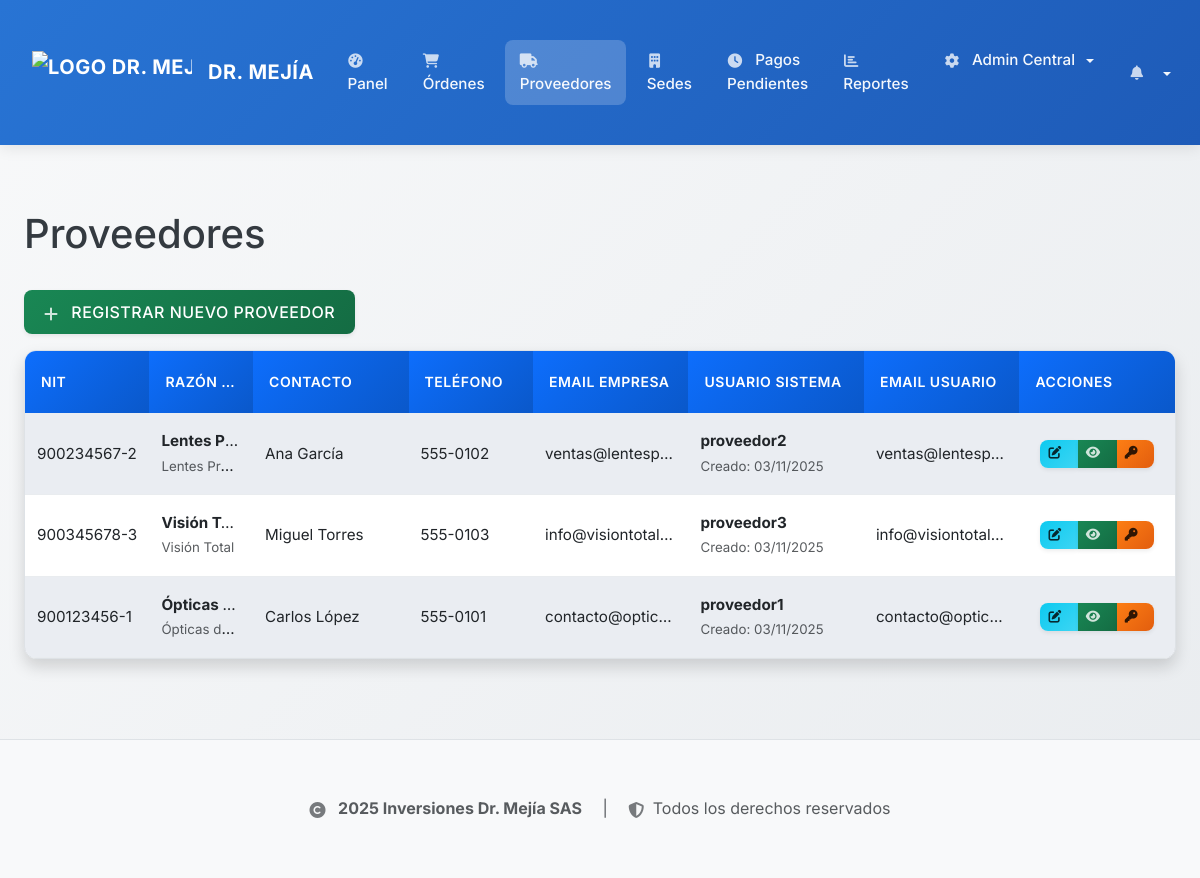
Before: /providers (signed in) with the older database file.
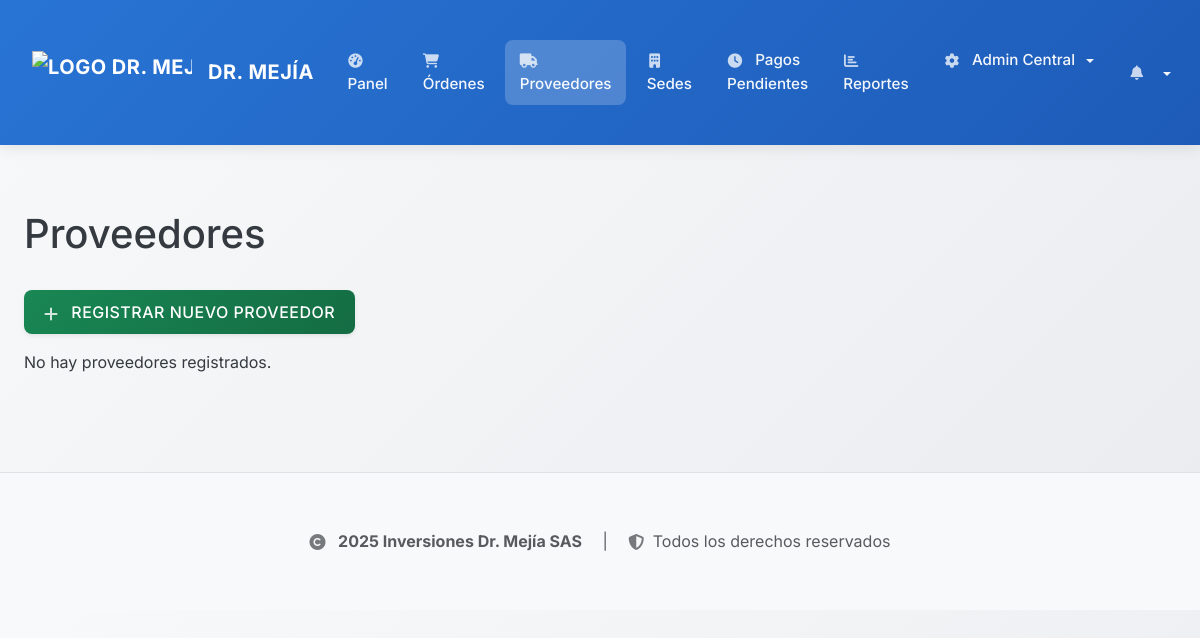
After: the same page with the newer database file.
### backend/app/models.py (models this page shows, shortened)
class Provider(db.Model):
    id = db.Column(db.Integer, primary_key=True)
    nit = db.Column(db.String(20), nullable=False, unique=True)  # NIT único del proveedor
    razon_social = db.Column(db.String(200), nullable=False)  # Razón social oficial
    name = db.Column(db.String(128), nullable=False)  # Nombre comercial (mantener para compatibilidad)
    contact_person = db.Column(db.String(128))  # Persona de contacto
    phone = db.Column(db.String(20))  # Teléfono
    email = db.Column(db.String(120), unique=True)  # Correo electrónico
    address = db.Column(db.String(500))  # Dirección (expandida)
    registered_at = db.Column(db.DateTime, default=datetime.utcnow)
    orders = db.relationship('WorkOrder', backref='provider', lazy=True)
    payments_received = db.relationship('Payment', backref='provider_paid', lazy=True)

class User(UserMixin, db.Model):
    id = db.Column(db.Integer, primary_key=True)
    username = db.Column(db.String(64), unique=True, nullable=False)
    email = db.Column(db.String(120), unique=True, nullable=False)
    password_hash = db.Column(db.String(128))
    role = db.Column(db.String(64), nullable=False, default='asistente') # 'admin', 'asistente', 'admin_sede', 'proveedor'
    is_active = db.Column(db.Boolean, default=True) # Para desactivar usuarios
    created_at = db.Column(db.DateTime, default=datetime.utcnow)
    provider_id = db.Column(db.Integer, db.ForeignKey('provider.id'), nullable=True)
    provider = db.relationship('Provider', backref='users', uselist=False) # backref 'users' para el proveedor
    sede_id = db.Column(db.Integer, db.ForeignKey('sede.id'), nullable=True)
    sede_asignada = db.relationship('Sede', backref='administrators', foreign_keys=[sede_id])

### backend/app/routes.py (the view)
@bp.route('/providers')
@login_required
@role_required('admin', 'asistente')
def list_providers():
    providers = Provider.query.order_by(Provider.name).all()
    return render_template('proveedores/list.html', title='Lista de Proveedores', providers=providers)

### backend/app/models.py (called while the page is built)
@login_manager.user_loader
def load_user(user_id):
    return User.query.get(int(user_id))

### backend/app/routes.py (called while the page is built)
def role_required(*roles):
    def wrapper(fn):
        @wraps(fn)
        def decorated_view(*args, **kwargs):
            if not current_user.is_authenticated:
                return login_manager.unauthorized()
            if current_user.role not in roles:
                flash('No tienes permiso para acceder a esta página.', 'danger')
                return redirect(url_for('main.index'))
            return fn(*args, **kwargs)
        return decorated_view
    return wrapper

### frontend/templates/proveedores/list.html (shortened to what the changed rows need)
{% extends "base.html" %}
{% block content %}
    <h1 class="mb-4">Proveedores</h1>
    <p>
        <a href="{{ url_for('main.create_provider') }}" class="btn btn-success">
        </a>
    </p>
    {% if providers %}
        <div class="table-scroll-wrapper">
            <div class="table-responsive">
                <table class="table table-striped table-hover table-proveedores">
                    <thead>
                        <tr>
                            <th>NIT</th>
                            <th>Razón Social</th>
                            <th>Contacto</th>
                            <th>Teléfono</th>
                            <th>Email Empresa</th>
                            <th>Usuario Sistema</th>
                            <th>Email Usuario</th>
                            <th>Acciones</th>
                        </tr>
                    </thead>
                <tbody>
                    {% for provider in providers %}
                    <tr class="clickable-row" data-provider-id="{{ provider.id }}">
                        <td>{{ provider.nit or '-' }}</td>
                        <td>
                            <strong>{{ provider.razon_social or provider.name or '-' }}</strong>
                            {% if provider.name and provider.name != provider.razon_social %}
                                <br><small class="text-muted">{{ provider.name }}</small>
                            {% endif %}
                        </td>
                        <td>{{ provider.contact_person or '-' }}</td>
                        <td>{{ provider.phone or '-' }}</td>
                        <td>{{ provider.email or '-' }}</td>
                        <td>
                            {% set user = provider.users|first if provider.users else none %}
                            {% if user %}
                                <strong>{{ user.username }}</strong>
                                <br><small class="text-muted">Creado: {{ user.created_at.strftime('%d/%m/%Y') if user.created_at else '-' }}</small>
                            {% else %}
                                <span class="text-danger">Sin usuario</span>
                            {% endif %}
                        </td>
                        <td>
                            {% set user = provider.users|first if provider.users else none %}
                            {{ user.email if user else '-' }}
                        </td>
                        <td>
                            <div class="btn-group" role="group">
                                <a href="{{ url_for('main.edit_provider', provider_id=provider.id) }}"
                                   class="btn btn-sm btn-info" title="Editar Proveedor">
                                   <i class="fas fa-edit"></i>
                                </a>
                                {% set user = provider.users|first if provider.users else none %}
                                {% if user and current_user.role in ['admin', 'asistente'] %}
                                <button type="button"
                                        class="btn btn-sm btn-success"
                                        data-bs-toggle="modal"
                                        data-bs-target="#credentialsModal{{ provider.id }}"
                                        title="Ver Credenciales">
                                    <i class="fas fa-eye"></i>
                                </button>
                                <button type="button"
                                        class="btn btn-sm btn-warning"
                                        data-bs-toggle="modal"
                                        data-bs-target="#changePasswordModal{{ provider.id }}"
                                        title="Cambiar Contraseña">
                                    <i class="fas fa-key"></i>
                                </button>
                                {% endif %}
                            </div>
                        </td>
                    </tr>
                    {% endfor %}
                </tbody>
            </table>
        </div>
    </div>
    {% else %}
        <p>No hay proveedores registrados.</p>
    {% endif %}
{% endblock %}

Changed rows visible on the page:
removed Provider: nit "900234567-2", razon_social "Lentes P…", name "Lentes Pr…", contact_person "Ana García", phone "555-0102", email "ventas@lentesp…"
removed User: username "proveedor2", created_at "03/11/2025", email "ventas@lentesp…"
removed Provider: nit "900345678-3", razon_social "Visión T…", name "Visión Tot…", contact_person "Miguel Torres", phone "555-0103", email "info@visiontotal…"
removed User: username "proveedor3", created_at "03/11/2025", email "info@visiontotal…"
removed Provider: nit "900123456-1", razon_social "Ópticas…", name "Ópticas d…", contact_person "Carlos López", phone "555-0101", email "contacto@optic…"
removed User: username "proveedor1", created_at "03/11/2025", email "contacto@optic…"
Other visible differences:
text no longer shown: "NIT RAZÓN… CONTACTO TELÉFONO EMAIL EMPRESA USUARIO SISTEMA EMAIL USUARIO ACCIONES"
text now shown: "No hay proveedores registrados."
